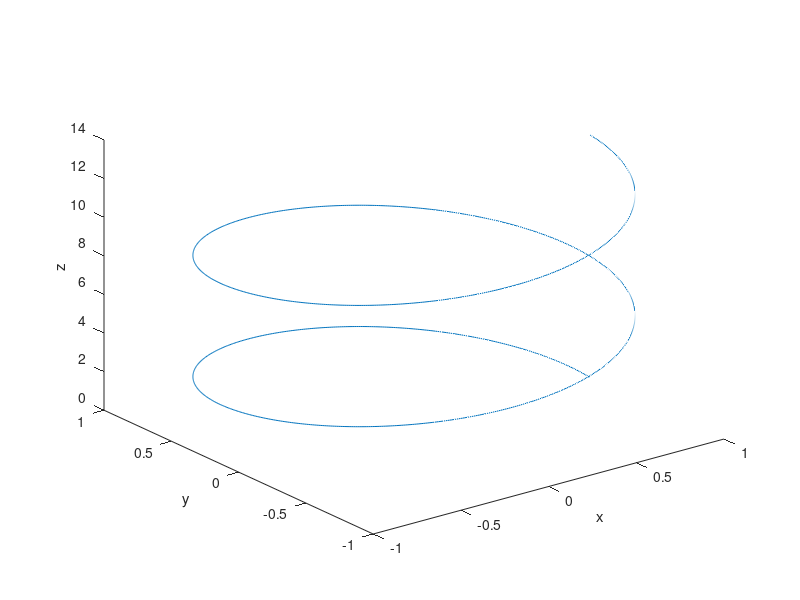
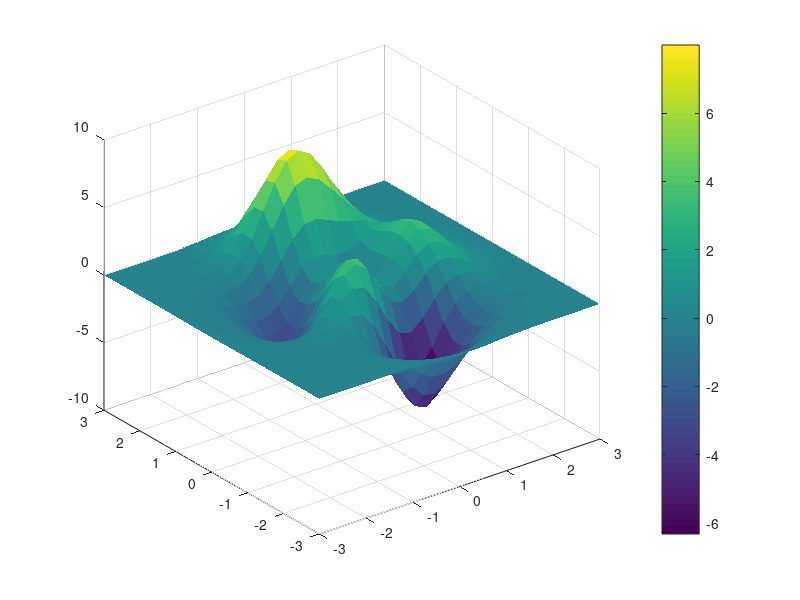
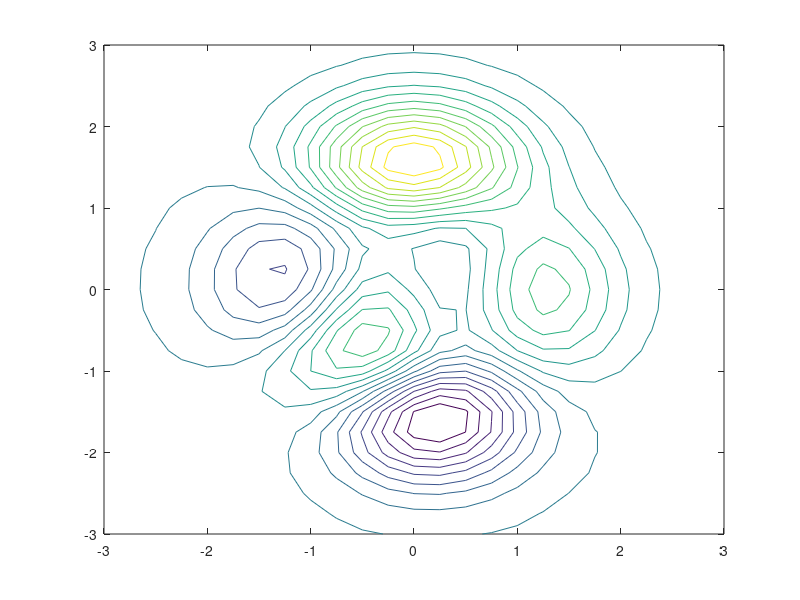
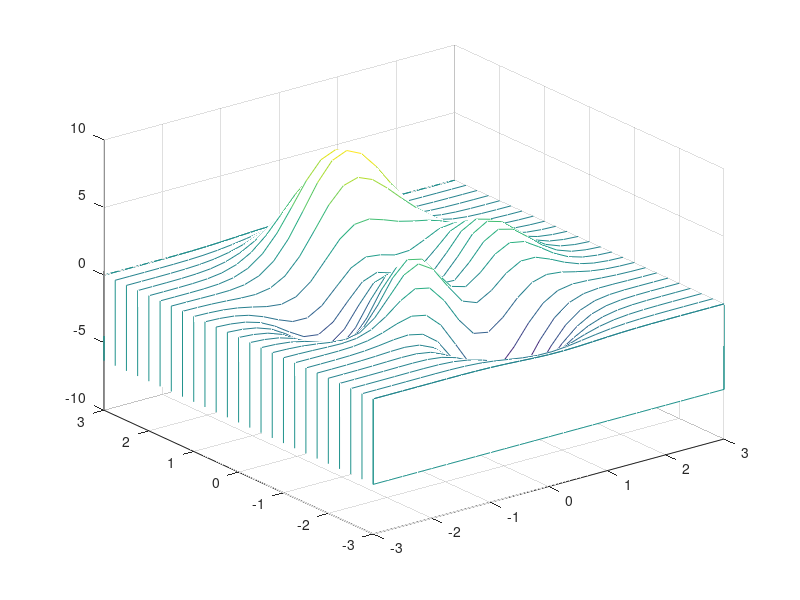

Write MATLAB code to recreate these figures, in order.
% 3D plots


z = 0:0.01:4*pi;

x = cos(z);
y = sin(z);

figure(1); clf;
plot3(x,y,z);
xlabel('x'); ylabel('y'); zlabel('z');


%% surf plot
N = 25;
[X,Y,Z] = peaks(N);

figure(2); 
surf(X,Y,Z);
shading flat; % remove the black lines in the surf plot
h = colorbar;

figure(3); clf;
numcont = 20;
contour(X,Y,Z,numcont);

figure(4); clf;
waterfall(X,Y,Z);
